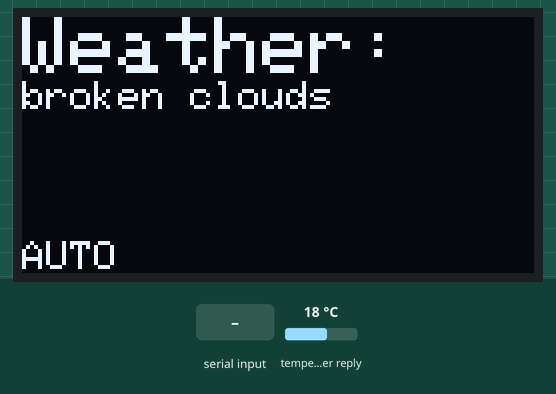
The sketch below on a simulated ESP32. On the bench: 128×64 one-colour display. The test bench sets the inputs (shaded band); at power-on: temperature in the weather reply 18 °C. WiFi joins after 1.5 s; servers stay silent unless stated; web services answer with replies made up by the test bench; what the sketch prints to the serial monitor is not drawn.

Above: at 4.9 s.
5.0 s: "CONDITION\n" received over Serial
At 5.8 s:
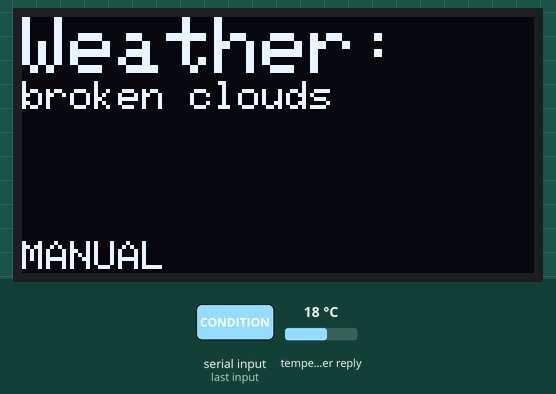
6.5 s: "AUTO\n" received over Serial
At 10.9 s:
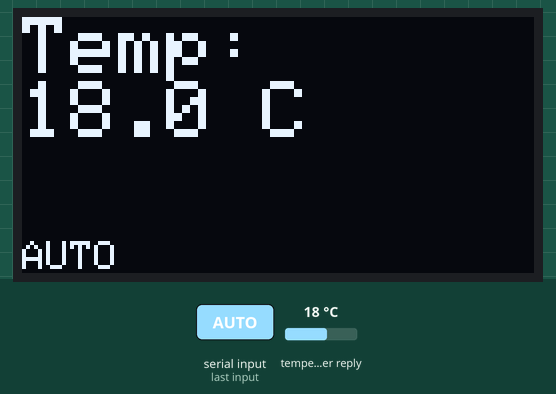
20.5 s: "TEMP\n" received over Serial
At 21.1 s:
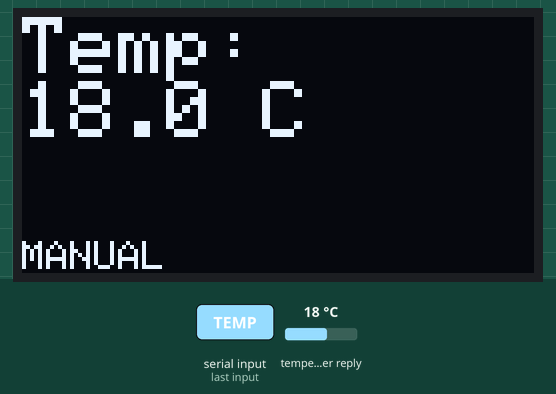
22.0 s: temperature in the weather reply set to -14 °C
At 30.7 s:
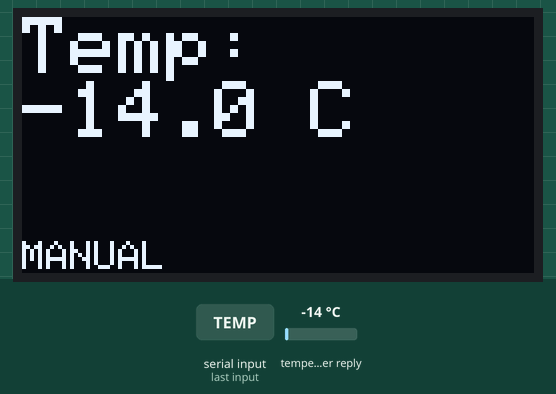
31.8 s: "FEELS\n" received over Serial
At 32.1 s:
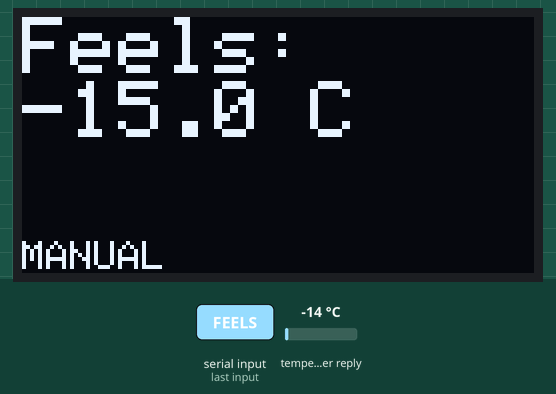
33.3 s: "HUMIDITY\n" received over Serial
At 33.6 s:
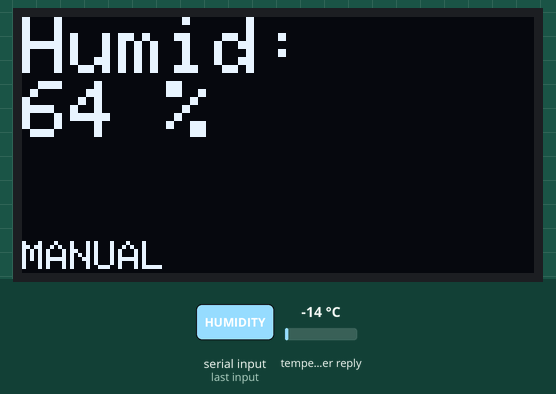
Timing chart, 0 to 35.8 s (numbered marks = the images above; inputs shaded):
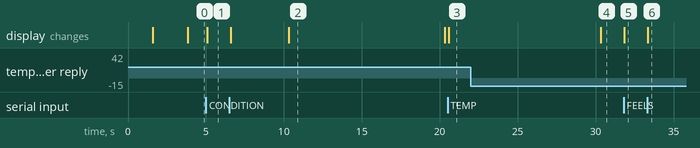

The sketch:

1._arduino_code.ino
```cpp
/*
 * WEATHER STATION with Node.js Control
 * ESP32 with OLED Display (128x64)
 *
 * COMMANDS FROM SERIAL:
 * - CONDITION, TEMP, FEELS, HUMIDITY, PRESSURE, WIND (change view)
 * - AUTO (cycle through all views)
 * - REFRESH (update weather now)
 */

#include <WiFi.h>
#include <HTTPClient.h>
#include <ArduinoJson.h>
#include <Wire.h>
#include <Adafruit_GFX.h>
#include <Adafruit_SSD1306.h>

// ================= OLED CONFIG =================
#define SCREEN_WIDTH 128
#define SCREEN_HEIGHT 64
#define OLED_RESET -1
#define OLED_ADDR 0x3C
Adafruit_SSD1306 display(SCREEN_WIDTH, SCREEN_HEIGHT, &Wire, OLED_RESET);

// ================= WIFI CONFIG ====================
const char* ssid = "<your ssid>";
const char* password = "<your password>";

// ================= WEATHER API ====================
String URL = "http://api.openweathermap.org/data/2.5/weather?";
String ApiKey = "<your APIkey>";

String lat = "<your lat>";
String lon = "<your lon>";

// ================= SCREEN CONTROL =================
uint8_t screenStage = 0;
unsigned long lastUpdate = 0;
bool autoMode = true;
int currentView = 0; // 0=condition, 1=temp, 2=feels, 3=humidity, 4=pressure, 5=wind

// Weather data storage
String weatherDescription = "Loading...";
float temperature = 0;
float feelsLike = 0;
int humidity = 0;
int pressure = 0;
float windSpeed = 0;

void setup() {
  Serial.begin(115200);

  // OLED init
  if (!display.begin(SSD1306_SWITCHCAPVCC, OLED_ADDR)) {
    Serial.println("OLED not found");
    while (true);
  }

  display.clearDisplay();
  display.setTextColor(SSD1306_WHITE);
  display.setTextSize(2);

  // Connecting message
  display.setCursor(0, 0);
  display.println("Connect-");
  display.println("ing WiFi");
  display.display();

  // WiFi connect
  WiFi.begin(ssid, password);
  while (WiFi.status() != WL_CONNECTED) {
    delay(500);
    Serial.print(".");
  }

  Serial.println("\nWeather Station Ready!");
  Serial.println("Commands: CONDITION, TEMP, FEELS, HUMIDITY, PRESSURE, WIND, AUTO, REFRESH");
  Serial.println("Location: LOC:lat,lon");

  display.clearDisplay();
  display.setCursor(0, 0);
  display.println("WiFi OK!");
  display.display();
  delay(2000);

  // Get initial weather
  fetchWeather();
}

void loop() {
  // Check for serial commands
  if (Serial.available() > 0) {
    String command = Serial.readStringUntil('\n');
    command.trim();
    handleCommand(command);
  }

  // Auto-update weather every 10 seconds
  if (millis() - lastUpdate > 10000) {
    lastUpdate = millis();
    fetchWeather();

    // Auto cycle views if in auto mode
    if (autoMode) {
      currentView = (currentView + 1) % 6;
    }
  }

  // Display current view
  displayWeather();
  delay(100);
}

void handleCommand(String cmd) {
  cmd.toUpperCase();

  if (cmd == "CONDITION") {
    autoMode = false;
    currentView = 0;
    Serial.println("View: Condition");
  }
  else if (cmd == "TEMP") {
    autoMode = false;
    currentView = 1;
    Serial.println("View: Temperature");
  }
  else if (cmd == "FEELS") {
    autoMode = false;
    currentView = 2;
    Serial.println("View: Feels Like");
  }
  else if (cmd == "HUMIDITY") {
    autoMode = false;
    currentView = 3;
    Serial.println("View: Humidity");
  }
  else if (cmd == "PRESSURE") {
    autoMode = false;
    currentView = 4;
    Serial.println("View: Pressure");
  }
  else if (cmd == "WIND") {
    autoMode = false;
    currentView = 5;
    Serial.println("View: Wind");
  }
  else if (cmd == "AUTO") {
    autoMode = true;
    Serial.println("Auto mode ON");
  }
  else if (cmd == "REFRESH") {
    Serial.println("Refreshing weather...");
    fetchWeather();
  }
  else if (cmd.startsWith("LOC:")) {
    // Parse location: LOC:17.23,78.43
    String coords = cmd.substring(4);
    int commaPos = coords.indexOf(',');
    if (commaPos > 0) {
      lat = coords.substring(0, commaPos);
      lon = coords.substring(commaPos + 1);
      Serial.print("Location updated: ");
      Serial.print(lat);
      Serial.print(", ");
      Serial.println(lon);
      fetchWeather();
    }
  }
}

void fetchWeather() {
  if (WiFi.status() != WL_CONNECTED) {
    Serial.println("WiFi disconnected!");
    return;
  }

  HTTPClient http;
  String url = URL + "lat=" + lat + "&lon=" + lon + "&units=metric&appid=" + ApiKey;
  http.begin(url);

  int httpCode = http.GET();

  if (httpCode > 0) {
    String JSON_Data = http.getString();

    DynamicJsonDocument doc(2048);
    DeserializationError error = deserializeJson(doc, JSON_Data);

    if (!error) {
      weatherDescription = doc["weather"][0]["description"].as<String>();
      temperature = doc["main"]["temp"];
      feelsLike = doc["main"]["feels_like"];
      humidity = doc["main"]["humidity"];
      pressure = doc["main"]["pressure"];
      windSpeed = doc["wind"]["speed"];

      Serial.println("Weather updated!");
    }
  } else {
    Serial.println("HTTP request failed");
  }

  http.end();
}

void displayWeather() {
  display.clearDisplay();
  display.setCursor(0, 0);
  display.setTextSize(2);

  switch (currentView) {
    case 0: // Condition
      display.println("Weather:");
      display.setTextSize(1);
      display.println(weatherDescription);
      break;

    case 1: // Temperature
      display.println("Temp:");
      display.print(temperature, 1);
      display.println(" C");
      break;

    case 2: // Feels Like
      display.println("Feels:");
      display.print(feelsLike, 1);
      display.println(" C");
      break;

    case 3: // Humidity
      display.println("Humid:");
      display.print(humidity);
      display.println(" %");
      break;

    case 4: // Pressure
      display.println("Press:");
      display.setTextSize(1);
      display.print(pressure);
      display.println(" hPa");
      break;

    case 5: // Wind
      display.println("Wind:");
      display.print(windSpeed, 1);
      display.println(" m/s");
      break;
  }

  // Show mode indicator
  display.setTextSize(1);
  display.setCursor(0, 56);
  if (autoMode) {
    display.print("AUTO");
  } else {
    display.print("MANUAL");
  }

  display.display();
}
```

Measured:
- after the input at 5.0 s, the display: changes after 0.08 s (image 1)
- after the input at 6.5 s, the display: first changes after 0.08 s (image 2 shows a later state)
- after the input at 20.5 s, the display: changes after 0.07 s (image 3)
- after the input at 22.0 s, the display: changes after 8.3 s (image 4)
- after the input at 31.8 s, the display: changes at once (image 5)
- after the input at 33.3 s, the display: changes after 0.05 s (image 6)
- what the display in image 2 shows lasts 10.0 s, from 10.3 s to 20.3 s
